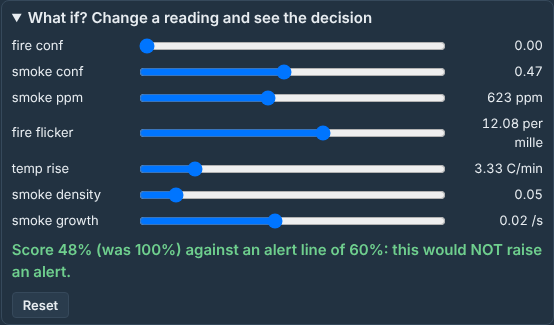
#> input picture docs/images/whatif.png, 554 x 325 px; its folder holds only this picture in this run
$ python prepare_fire_data.py
#> lines starting #> are read from the running program, lines starting #| are printed output that depends on the picture
"""Leakage-free fire/smoke train / evaluation split (v2).

The first protocol split DBA-Fire by file-name hash and used the upstream
Home-fire train/test split as-is.  An independent audit found that both leak:
DBA images are frames sampled from videos, so neighbouring frames landed on
both sides, and the Home-fire test set itself contains (near-)duplicates of
training images (18.5 % exact pHash duplicates, 58 % within 8 bits).

This version:

1. computes a 64-bit DCT perceptual hash (pHash) for every image;
2. groups DBA-Fire images into *scenes* (union-find over pairs within
   ``--dup-bits`` Hamming distance), and splits whole scenes 80/20;
3. defines the evaluation sets (Home-fire test, DBA scene hold-out, DeepQuest
   Neutral test negatives) and then **removes from training and validation
   every image within ``--dup-bits`` of any evaluation image**;
4. writes the manifest ``data/fire_splits.json`` that ``benchmarks/eval_fire.py``
   uses, plus a YOLO dataset with symlinks under ``data/fire_smoke``.

Class order in the written labels: 0 = smoke, 1 = fire (order of the D-Fire
start checkpoint). Source datasets use 0 = fire, 1 = smoke and are swapped here.
"""
from __future__ import annotations

import argparse
import glob
import hashlib
import json
import os
import shutil

import cv2
import numpy as np

DS = "/home/claude/datasets"
POP = np.array([bin(i).count("1") for i in range(256)], np.uint8)


def phash(path: str):
#> called with path = 'docs/images/whatif.png'
    img = cv2.imread(path, cv2.IMREAD_GRAYSCALE)
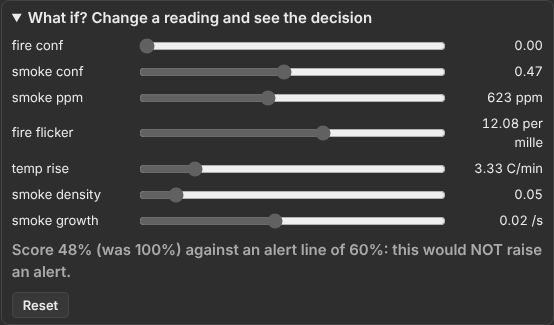
#> img: shape (325, 554); min 46, max 239, mean 64.9
    if img is None:
        return None
    img = cv2.resize(img, (32, 32), interpolation=cv2.INTER_AREA).astype(np.float32)
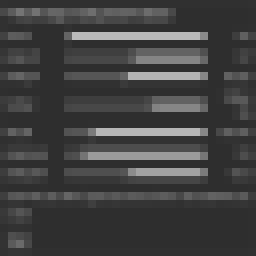
#> img: shape (32, 32) float32 (shown 8 times larger); min 46, max 186, mean 64.9
    d = cv2.dct(img)[:8, :8].flatten()
#> d = 64 values, max 2075.5 at index 0, min -225.4 at index 2, mean 31.43
    return np.packbits(d > np.median(d[1:]))


def hash_all(paths, cache):
    c = {}
    if os.path.exists(cache):
        c = dict(np.load(cache, allow_pickle=True)["h"].item())
    for p in paths:
        if p not in c:
            c[p] = phash(p)
    os.makedirs(os.path.dirname(cache), exist_ok=True)
    np.savez(cache, h=np.array(c, dtype=object))
    keep = [p for p in paths if c.get(p) is not None]
#> keep = 3 items
    return keep, (np.stack([c[p] for p in keep]) if keep else np.zeros((0, 8), np.uint8))


def min_dist(Q, R, chunk=256):
    out = np.full(len(Q), 64, int)
    if len(R) == 0:
        return out
    for i in range(0, len(Q), chunk):
        d = POP[np.bitwise_xor(Q[i:i + chunk, None, :], R[None, :, :])].sum(-1)
        out[i:i + chunk] = d.min(1)
    return out


def scenes(H, bits):
    """Union-find connected components of images within `bits` Hamming distance."""
    parent = list(range(len(H)))

    def find(a):
        while parent[a] != a:
            parent[a] = parent[parent[a]]
            a = parent[a]
        return a
    for i in range(0, len(H), 256):
        d = POP[np.bitwise_xor(H[i:i + 256, None, :], H[None, :, :])].sum(-1)
        for a, b in zip(*np.nonzero(d <= bits)):
            a += i
            if a < b:
                ra, rb = find(a), find(b)
                if ra != rb:
                    parent[ra] = rb
    return [find(i) for i in range(len(H))]


def label_path(img: str) -> str:
    if "/JPEGImages/" in img:
        return img.replace("/JPEGImages/", "/txt/").rsplit(".", 1)[0] + ".txt"
    return img.replace("/images/", "/labels/").rsplit(".", 1)[0] + ".txt"


def write_yolo(out_root, split, items):
    di, dl = os.path.join(out_root, split, "images"), os.path.join(out_root, split, "labels")
    os.makedirs(di, exist_ok=True)
    os.makedirs(dl, exist_ok=True)
    for prefix, img, lbl in items:
        name = f"{prefix}_{os.path.basename(img)}"
        os.symlink(os.path.abspath(img), os.path.join(di, name))
        lines = []
        if lbl and os.path.exists(lbl):
            for line in open(lbl):
                p = line.split()
                if len(p) >= 5:
                    p[0] = "1" if p[0] == "0" else "0"  # source 0=fire,1=smoke -> 0=smoke,1=fire
                    lines.append(" ".join(p))
        with open(os.path.join(dl, name.rsplit(".", 1)[0] + ".txt"), "w") as f:
            f.write("\n".join(lines) + ("\n" if lines else ""))


def main():
    ap = argparse.ArgumentParser()
    ap.add_argument("--out", default="data/fire_smoke")
    ap.add_argument("--manifest", default="data/fire_splits.json")
    ap.add_argument("--dup-bits", type=int, default=10)
    ap.add_argument("--n-neg", type=int, default=600)
    args = ap.parse_args()
    cache = "data/phash_cache.npz"
    hf_tr = sorted(glob.glob(f"{DS}/home_fire/train/images/*"))
    hf_va = sorted(glob.glob(f"{DS}/home_fire/val/images/*"))
    hf_te = sorted(glob.glob(f"{DS}/home_fire/test/images/*"))
    dba = sorted(glob.glob(f"{DS}/dba_fire/repo/JPEGImages/*"))
    neu_tr = sorted(glob.glob(f"{DS}/deepquest_fire_smoke/x/FIRE-SMOKE-DATASET/Train/Neutral/*"))
    neu_te = sorted(glob.glob(f"{DS}/deepquest_fire_smoke/x/FIRE-SMOKE-DATASET/Test/Neutral/*"))
    allp = hf_tr + hf_va + hf_te + dba + neu_tr + neu_te
    keep, H = hash_all(allp, cache)
#> keep = 3 items
    idx = {p: i for i, p in enumerate(keep)}
#> idx = 1 item
    h = lambda ps: H[[idx[p] for p in ps if p in idx]] if ps else np.zeros((0, 8), np.uint8)  # noqa: E731

    # DBA: split by scene, not by file
    dba = [p for p in dba if p in idx]
#> dba = []
    roots = scenes(h(dba), args.dup_bits)
#> roots = []
    scene_ids = sorted(set(roots))
#> scene_ids = []
    val_scenes = {r for r in scene_ids if int(hashlib.md5(str(min(i for i, x in enumerate(roots) if x == r)).encode()).hexdigest(), 16) % 5 == 0}
#> val_scenes = 0 items
    dba_val = [p for p, r in zip(dba, roots) if r in val_scenes]
#> dba_val = []
    dba_tr = [p for p, r in zip(dba, roots) if r not in val_scenes]
#> dba_tr = []

    # evaluation sets
    neg_eval = neu_te + neu_tr[args.n_neg:]  # never-trained negatives
    evals = {"homefire_test": hf_te, "dba_val": dba_val, "neutral": neg_eval}
    E = np.concatenate([h(v) for v in evals.values()])
    # training/validation candidates, minus anything near any evaluation image
    cand_tr = [("hf", p) for p in hf_tr] + [("dba", p) for p in dba_tr] + [("neg", p) for p in neu_tr[:args.n_neg]]
#> cand_tr = 1 item
    cand_va = [("hf", p) for p in hf_va]
    d_tr = min_dist(h([p for _, p in cand_tr]), E)
#> in min_dist, `out = np.full(len(Q), 64, int)`: out = [64]
#> the loop in min_dist, `for i in range(0, len(Q), chunk):` made 1 pass
#> d on pass 1: [0]
#> after the loop in min_dist, `for i in range(0, len(Q), chunk):`: out = [0]
#> d_tr = [0]
    d_va = min_dist(h([p for _, p in cand_va]), E)
#> the loop in min_dist (call 2), `for i in range(0, len(Q), chunk):` made 1 pass
#> d_va = [0]
    train = [(pre, p) for (pre, p), d in zip(cand_tr, d_tr) if d > args.dup_bits]
#> train = []
    val = [(pre, p) for (pre, p), d in zip(cand_va, d_va) if d > args.dup_bits]
#> val = []
    removed_tr = len(cand_tr) - len(train)
#> removed_tr = 1
    removed_va = len(cand_va) - len(val)
#> removed_va = 1
    # remaining overlap check (must be zero by construction)
    resid = int((min_dist(h([p for _, p in train]), E) <= args.dup_bits).sum())
#> resid = 0
    assert resid == 0

    if os.path.exists(args.out):
        shutil.rmtree(args.out)
    write_yolo(args.out, "train", [(pre, p, None if pre == "neg" else label_path(p)) for pre, p in train])
    write_yolo(args.out, "val", [(pre, p, label_path(p)) for pre, p in val])
    with open(os.path.join(args.out, "data.yaml"), "w") as f:
        f.write(f"path: {os.path.abspath(args.out)}\ntrain: train/images\nval: val/images\nnames:\n  0: smoke\n  1: fire\n")
    stats = {"dup_bits": args.dup_bits, "dba_scenes": len(scene_ids), "dba_val_scenes": len(val_scenes),
             "train": len(train), "val": len(val), "removed_from_train_as_near_duplicates_of_eval": removed_tr,
             "removed_from_val": removed_va, "eval_sizes": {k: len(v) for k, v in evals.items()}}
    json.dump({"protocol": "v2-leakage-free", "stats": stats,
               "eval": {k: [[p, None if k == "neutral" else label_path(p)] for p in v] for k, v in evals.items()}},
              open(args.manifest, "w"), indent=0)
    print(json.dumps(stats, indent=1))
#| {
#|  "dup_bits": 10,
#|  "dba_scenes": 0,
#|  "dba_val_scenes": 0,
#|  "train": 0,
#|  "val": 0,
#|  "removed_from_train_as_near_duplicates_of_eval": 1,
#|  "removed_from_val": 1,
#|  "eval_sizes": {
#|   "homefire_test": 1,
#|   "dba_val": 0,
#|   "neutral": 0
#> (further printed lines are left out)


if __name__ == "__main__":
    main()
